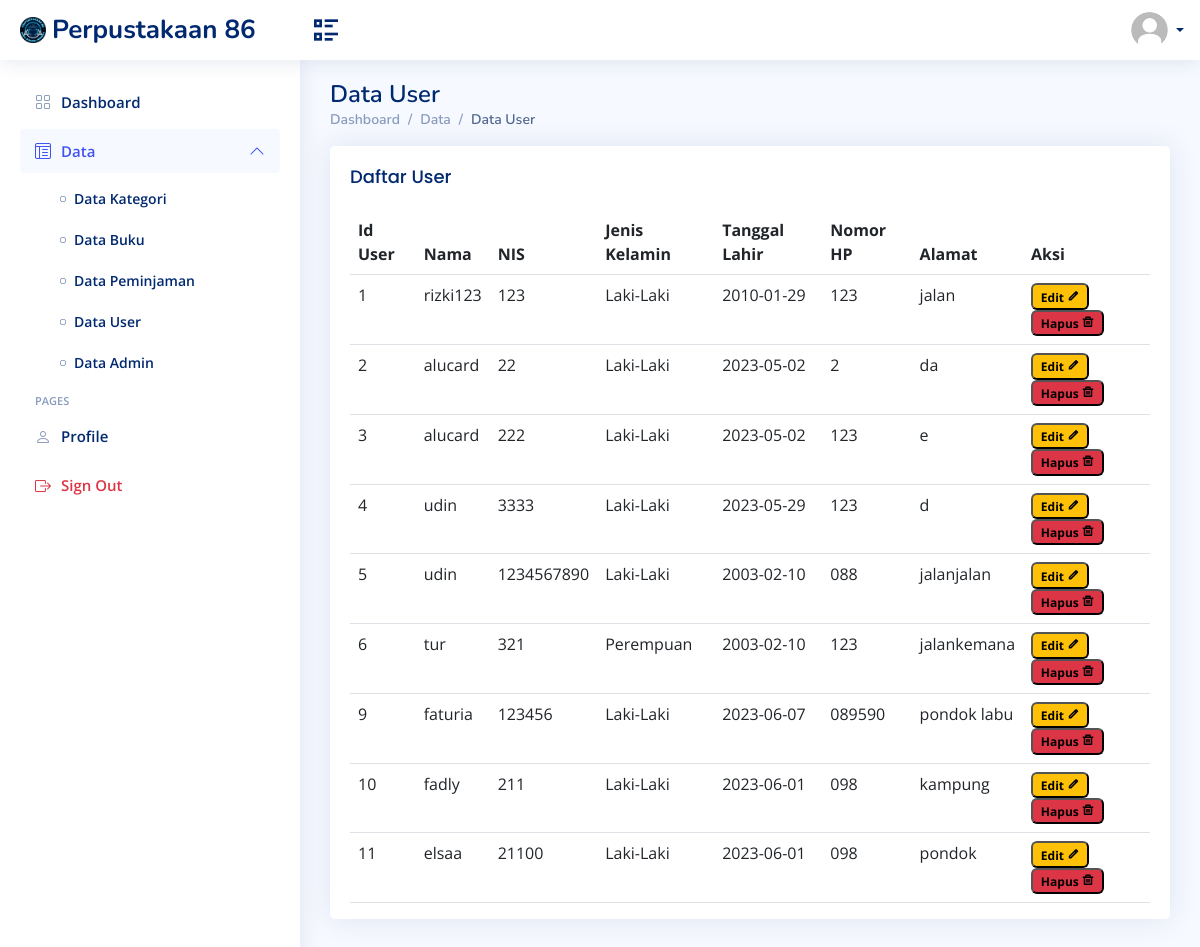
The page /tables-data-user.php on the database its author committed.
### tables this page shows
CREATE TABLE `akunuser` (
  `id_user` int(11) NOT NULL,
  `nama` varchar(35) NOT NULL,
  `nis` char(10) NOT NULL,
  `jenis_kelamin` varchar(10) NOT NULL,
  `tanggal_lahir` date NOT NULL,
  `nomor_hp` varchar(15) NOT NULL,
  `alamat` varchar(50) NOT NULL,
  `pass` varchar(15) NOT NULL
);

### tables-data-user.php (the view, shortened to what this page needs)
<?php
  include("connectDB.php");
    $sql = "SELECT nama FROM akunadmin WHERE nip='$nisnip'";
    $result = mysqli_query($conn, $sql);
    $row = mysqli_fetch_assoc($result);
    $profile = $row['nama'];
    $sql = "SELECT * FROM akunuser";
    $result = mysqli_query($conn, $sql);
?>
<!DOCTYPE html>
<html lang="en">
<head>
  <link href="assets/vendor/bootstrap/css/bootstrap.min.css" rel="stylesheet">
  <link href="assets/vendor/bootstrap-icons/bootstrap-icons.css" rel="stylesheet">
  <link href="assets/vendor/boxicons/css/boxicons.min.css" rel="stylesheet">
  <link href="assets/vendor/quill/quill.snow.css" rel="stylesheet">
  <link href="assets/vendor/quill/quill.bubble.css" rel="stylesheet">
  <link href="assets/vendor/remixicon/remixicon.css" rel="stylesheet">
  <link href="assets/vendor/simple-datatables/style.css" rel="stylesheet">
  <link href="assets/css/style.css" rel="stylesheet">
  <link href="assets/css/main.css" rel="stylesheet"/>
</head>
<body>
  <header id="header" class="header fixed-top d-flex align-items-center">
    <div class="d-flex align-items-center justify-content-between">
      <a href="dashboardadmin.php" class="logo d-flex align-items-center">
        <img src="assets/img/LogoFix.png" alt="Logo">
        <span class="d-none d-lg-block">Perpustakaan 86</span>
      </a>
      <i class="ri-list-check-2 toggle-sidebar-btn"></i>
    </div>
    <nav class="header-nav ms-auto">
      <ul class="d-flex align-items-center">
        <li class="nav-item dropdown pe-3">
          <a class="nav-link nav-profile d-flex align-items-center pe-0" href="#" data-bs-toggle="dropdown">
            <img src="assets/img/default.jpg" alt="Profile" class="rounded-circle">
            <span class="d-none d-md-block dropdown-toggle ps-2"><?php echo $profile; ?></span>
          </a>
        </li>
      </ul>
    </nav>
  </header>
  <aside id="sidebar" class="sidebar">
    <ul class="sidebar-nav" id="sidebar-nav">
      <li class="nav-item">
        <a class="nav-link collapsed" href="dashboardadmin.php">
          <i class="bi bi-grid"></i>
          <span>Dashboard</span>
        </a>
      </li>
      <li class="nav-item">
        <a class="nav-link " data-bs-target="#tables-nav" data-bs-toggle="collapse" href="#">
          <i class="bi bi-layout-text-window-reverse"></i><span>Data</span><i class="bi bi-chevron-down ms-auto"></i>
        </a>
        <ul id="tables-nav" class="nav-content collapse show" data-bs-parent="#sidebar-nav">
          <li>
            <a href="tables-data-kategori.php">
              <i class="bi bi-circle"></i><span>Data Kategori</span>
            </a>
          </li>
          <li>
            <a href="tables-data-buku.php">
              <i class="bi bi-circle"></i><span>Data Buku</span>
            </a>
          </li>
          <li>
            <a href="tables-data-peminjaman.php">
              <i class="bi bi-circle"></i><span>Data Peminjaman</span>
            </a>
          </li>
          <li>
            <a href="tables-data-user.php">
              <i class="bi bi-circle"></i><span>Data User</span>
            </a>
          </li>
          <li>
            <a href="tables-data-admin.php">
              <i class="bi bi-circle"></i><span>Data Admin</span>
            </a>
          </li>
        </ul>
      </li>
      <li class="nav-heading">Pages</li>
      <li class="nav-item">
        <a class="nav-link collapsed" href="users-profile.php">
          <i class="bi bi-person"></i>
          <span>Profile</span>
        </a>
      </li>
      <li class="nav-item">
        <a class="nav-link collapsed" href="logout.php">
          <i class="bi bi-box-arrow-right text-danger"></i>
          <span class="text-danger">Sign Out</span>
        </a>
      </li>
    </ul>
  </aside>
  <main id="main" class="main">
    <div class="pagetitle">
      <h1>Data User</h1>
      <nav>
        <ol class="breadcrumb">
          <li class="breadcrumb-item"><a href="dashboardadmin.php">Dashboard</a></li>
          <li class="breadcrumb-item">Data</li>
          <li class="breadcrumb-item active">Data User</li>
        </ol>
      </nav>
    </div>
    <section class="section">
      <div class="col-12">
        <div class="card top-selling overflow-auto">
          <div class="card-body pb-0">
            <div class="d-flex align-items-center justify-content-between">
              <h5 class="card-title">Daftar User</h5>
            </div>
            <table class="table datatable">
              <thead>
                <tr>
                  <th>Id User</th>
                  <th>Nama</th>
                  <th>NIS</th>
                  <th>Jenis Kelamin</th>
                  <th>Tanggal Lahir</th>
                  <th>Nomor HP</th>
                  <th>Alamat</th>
                  <th>Aksi</th>
                </tr>
              </thead>
              <tbody>
                <?php while($row = mysqli_fetch_assoc($result)){
                echo "<tr>";
                echo "<td>" . $row['id_user'] . "</td>";
                echo "<td>" . $row['nama'] . "</td>";
                echo "<td>" . $row['nis'] . "</td>";
                echo "<td>" . $row['jenis_kelamin'] . "</td>";
                echo "<td>" . $row['tanggal_lahir'] . "</td>";
                echo "<td>" . $row['nomor_hp'] . "</td>";
                echo "<td>" . $row['alamat'] . "</td>";
                echo "<td>";
                echo "<a href='user-edit.php?id_user=" . $row['id_user'] . "'><button class='badge bg-warning'>Edit <i class='ri-pencil-line'></i></button></a>";
                echo "<a href='tables-data-user.php?id_user=" . $row['id_user'] . "' onclick=\"return confirm('Apakah Anda yakin ingin menghapus data ini?')\">";
                echo "<button class='badge bg-danger'>Hapus <i class='ri-delete-bin-line'></i></button>";
                echo "</a>";
                echo "</td>";
                echo "</tr>";
                } ?>
              </tbody>
            </table>
          </div>
        </div>
      </div>
    </section>
  </main>
</body>
</html>

### assets/css/style.css (style rules this page uses)
:root { scroll-behavior: smooth; }
body { font-family: "Open Sans", sans-serif; background: #f6f9ff; color: #444444; }
a { color: #4154f1; text-decoration: none; }
h1, h2, h3, h4, h5, h6 { font-family: "Nunito", sans-serif; }
#main { margin-top: 60px; padding: 20px 30px; transition: all 0.3s; }
.pagetitle { margin-bottom: 10px; }
.pagetitle h1 { font-size: 24px; margin-bottom: 0; font-weight: 600; color: #012970; }
.card { margin-bottom: 30px; border: none; border-radius: 5px; box-shadow: 0px 0 30px rgba(1, 41, 112, 0.1); }
.card-title { padding: 20px 0 15px 0; font-size: 18px; font-weight: 500; color: #012970; font-family: "Poppins", sans-serif; }
.card-body { padding: 0 20px 20px 20px; }
.breadcrumb { font-size: 14px; font-family: "Nunito", sans-serif; color: #899bbd; font-weight: 600; }
.breadcrumb a { color: #899bbd; transition: 0.3s; }
.breadcrumb .breadcrumb-item::before { color: #899bbd; }
.breadcrumb .active { color: #51678f; font-weight: 600; }
.logo { line-height: 1; }
@media (min-width: 1200px) { .logo { width: 280px; } }
.logo img { max-height: 26px; margin-right: 6px; }
.logo span { font-size: 26px; font-weight: 700; color: #012970; font-family: "Nunito", sans-serif; }
.header { transition: all 0.5s; z-index: 997; height: 60px; box-shadow: 0px 2px 20px rgba(1, 41, 112, 0.1); background-color: #fff; padding-left: 20px; }
.header .toggle-sidebar-btn { font-size: 32px; padding-left: 10px; cursor: pointer; color: #012970; }
.header-nav ul { list-style: none; }
.header-nav>ul { margin: 0; padding: 0; }
.header-nav .nav-profile { color: #012970; }
.header-nav .nav-profile img { max-height: 36px; }
.header-nav .nav-profile span { font-size: 14px; font-weight: 600; }
.sidebar { position: fixed; top: 60px; left: 0; bottom: 0; width: 300px; z-index: 996; transition: all 0.3s; padding: 20px; overflow-y: auto; scrollbar-width: thin; scrollbar-color: #aab7cf transparent; box-shadow: 0px 0px 20px rgba(1, 41, 112, 0.1); background-color: #fff; }
@media (min-width: 1200px) { #main, #footer { margin-left: 300px; } }
.sidebar-nav { padding: 0; margin: 0; list-style: none; }
.sidebar-nav li { padding: 0; margin: 0; list-style: none; }
.sidebar-nav .nav-item { margin-bottom: 5px; }
.sidebar-nav .nav-heading { font-size: 11px; text-transform: uppercase; color: #899bbd; font-weight: 600; margin: 10px 0 5px 15px; }
.sidebar-nav .nav-link { display: flex; align-items: center; font-size: 15px; font-weight: 600; color: #4154f1; transition: 0.3; background: #f6f9ff; padding: 10px 15px; border-radius: 4px; }
.sidebar-nav .nav-link i { font-size: 16px; margin-right: 10px; color: #4154f1; }
.sidebar-nav .nav-link.collapsed { color: #012970; background: #fff; }
.sidebar-nav .nav-link.collapsed i { color: #899bbd; }
.sidebar-nav .nav-link .bi-chevron-down { margin-right: 0; transition: transform 0.2s ease-in-out; }
.sidebar-nav .nav-link:not(.collapsed) .bi-chevron-down { transform: rotate(180deg); }
.sidebar-nav .nav-content { padding: 5px 0 0 0; margin: 0; list-style: none; }
.sidebar-nav .nav-content a { display: flex; align-items: center; font-size: 14px; font-weight: 600; color: #012970; transition: 0.3; padding: 10px 0 10px 40px; transition: 0.3s; }
.sidebar-nav .nav-content a i { font-size: 6px; margin-right: 8px; line-height: 0; border-radius: 50%; }

### assets/css/main.css (style rules this page uses)
.badge { color: black; }

### rows shown on the page
akunuser: id_user "1", nama "rizki123", nis "123", jenis_kelamin "Laki-Laki", tanggal_lahir "2010-01-29", nomor_hp "123", alamat "jalan"
akunuser: id_user "2", nama "alucard", nis "22", jenis_kelamin "Laki-Laki", tanggal_lahir "2023-05-02", nomor_hp "2", alamat "da"
akunuser: id_user "3", nama "alucard", nis "222", jenis_kelamin "Laki-Laki", tanggal_lahir "2023-05-02", nomor_hp "123", alamat "e"
akunuser: id_user "4", nama "udin", nis "3333", jenis_kelamin "Laki-Laki", tanggal_lahir "2023-05-29", nomor_hp "123", alamat "d"
akunuser: id_user "5", nama "udin", nis "1234567890", jenis_kelamin "Laki-Laki", tanggal_lahir "2003-02-10", nomor_hp "088", alamat "jalanjalan"
akunuser: id_user "6", nama "tur", nis "321", jenis_kelamin "Perempuan", tanggal_lahir "2003-02-10", nomor_hp "123", alamat "jalankemana"
akunuser: id_user "9", nama "faturia", nis "123456", jenis_kelamin "Laki-Laki", tanggal_lahir "2023-06-07", nomor_hp "089590", alamat "pondok labu"
akunuser: id_user "10", nama "fadly", nis "211", jenis_kelamin "Laki-Laki", tanggal_lahir "2023-06-01", nomor_hp "098", alamat "kampung"
akunuser: id_user "11", nama "elsaa", nis "21100", jenis_kelamin "Laki-Laki", tanggal_lahir "2023-06-01", nomor_hp "098", alamat "pondok"
